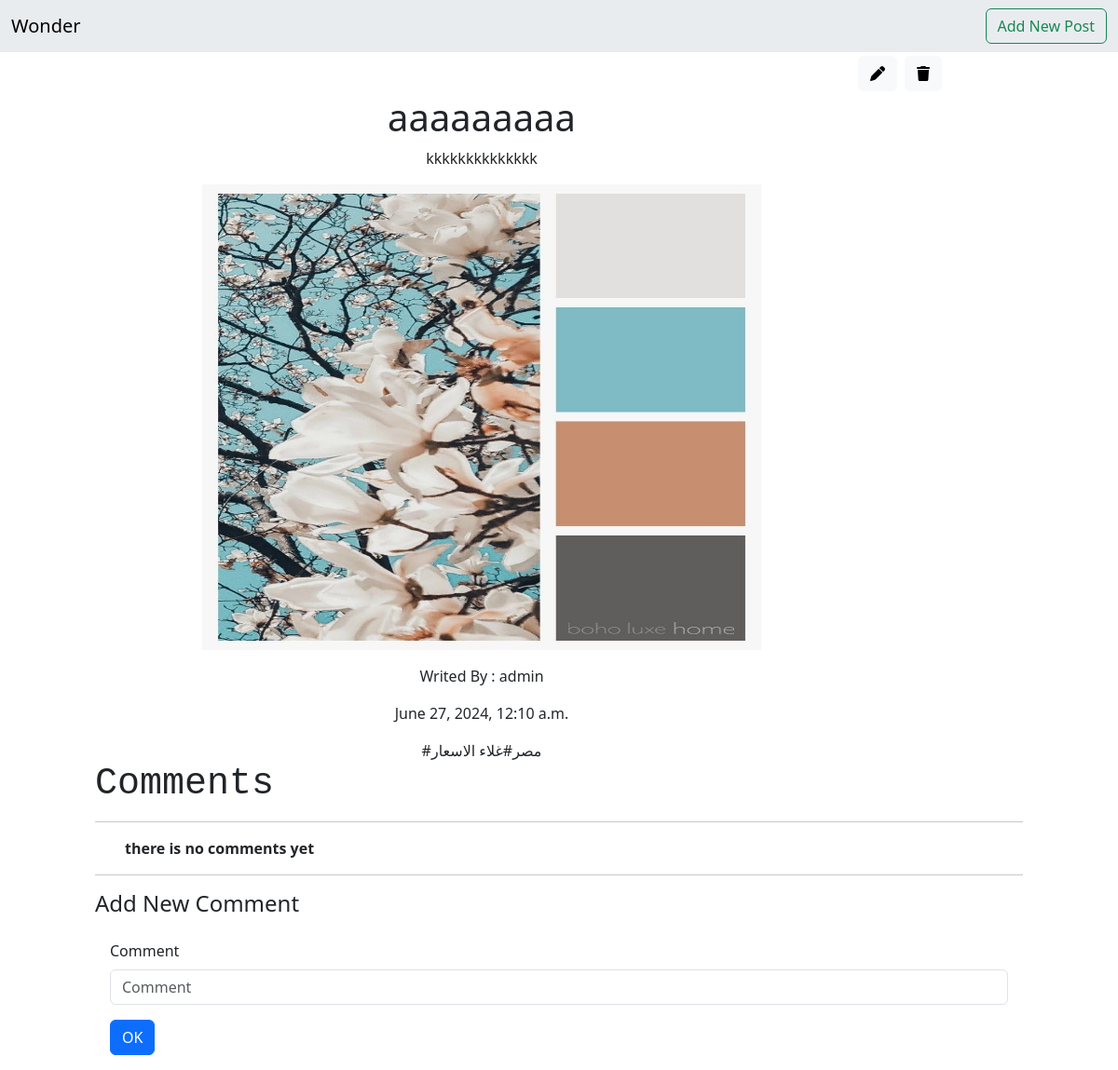
/DJblog/8 (signed in), run on the app's committed database.
### DJblog/models.py (models this page shows, shortened)
class Post(models.Model):
    title = models.CharField(max_length=100)
    content = models.TextField(max_length=20000)
    writer = models.ForeignKey(User,related_name='post_writer',on_delete=models.SET_NULL,null=True,blank=True)
    drafted = models.BooleanField(default=True)
    tags = TaggableManager()
    created_at = models.DateTimeField(default=timezone.now)
    image = models.ImageField(upload_to="posts_images")

### DJblog/views.py (the view)
# urls.py: path('<int:post_id>',post_detail),
@login_required(login_url='/login')
def post_detail(request,post_id):
    post = Post.objects.get(id=post_id)
    post_comments = Comment.objects.filter(post=post)
    if request.method == 'POST':
        form = CommentForm(request.POST)
        if form.is_valid():
            myform = form.save(commit=False)
            myform.comment_writer = request.user
            myform.post = post
            myform = form.save()
    else:
        form = CommentForm()
    return render(request,'DJblog/post_detail.html',{'post':post,'post_comments':post_comments,'form':form})

### DJblog/forms.py
class CommentForm(forms.ModelForm):
    class Meta :
        model = Comment
        fields = ['comment']

### DJblog/templates/DJblog/post_detail.html (shortened to what this page needs)
{% load django_bootstrap5 %}
{% load static %}
<!doctype html>
<html lang="en">
  <head>
    <link href="https://cdn.jsdelivr.net/npm/bootstrap@5.3.3/dist/css/bootstrap.min.css" rel="stylesheet">
    <link href="{% static 'fontawesomefree/css/fontawesome.css' %}" rel="stylesheet" type="text/css">
    <link href="{% static 'fontawesomefree/css/brands.css' %}" rel="stylesheet" type="text/css">
    <link href="{% static 'fontawesomefree/css/solid.css' %}" rel="stylesheet" type="text/css">
  </head>
  <body>
    <nav class="navbar bg-body-secondary">
        <div class="container-fluid">
          <a href='/DJblog/' class="navbar-brand">Wonder</a>
          <form class="d-flex" role="search">
            <a href='/DJblog/new' class="btn btn-outline-success">Add New Post</a>
          </form>
        </div>
      </nav>
      <div class='row d-flex justify-content-center'>
        <div class='col-lg-10'>
        <div class='col-lg-11 d-flex justify-content-end'>
            <a href='/DJblog/{{post.id}}/edit' class="btn btn-light m-1"><i class="fa-solid fa-pen"></i></a>
            <a href='/DJblog/{{post.id}}/delete' class="btn btn-light m-1 " ><i class="fa-solid fa-trash"></i></a>
        </div>
  <div class='col-lg-10'>
    <h1 class="d-flex justify-content-center">{{post.title}}</h1>
    <p class="d-flex justify-content-center">{{post.content}}</p>
    <div class="d-flex justify-content-center">
      <img  src="{{post.image.url}}" enctype='multipart/form-data' style="width: 600px;height:500px;">
    </div>
    <p class="d-flex justify-content-center mt-3">Writed By : {{post.writer}}</p>
    <p class="d-flex justify-content-center">{{post.created_at}}</p>
    <div class="d-flex justify-content-center">
    {% for tag in post.tags.all %}
        <span >#{{tag}}</span>
    {% endfor %}
  </div>
</div>
        <h1 class="d-flex justify-content-start font-monospace">Comments</h1>
        <hr>
        <ul>
          {% if post_comments %}
        {% for comment in post_comments %}
            <li>
                <p>"{{comment.comment}}" ({{comment.comment_writer}} - |{{comment.created_at}}|)
                  <a href='/DJblog/{{post.id}}/edit_comment/{{comment.id}}'><i class="fa-solid fa-pen-to-square ms-5"></i></a>
                  <a href='/DJblog/{{post.id}}/delete_comment/{{comment.id}}'><i class="fa-solid fa-trash fa-sm mx-1"></i></a>
                </p>
            </li>
        {% endfor %}
        {% else %}
        <strong>there is no comments yet</strong>
        {% endif %}
        </ul>
        <hr>
        <h4>Add New Comment</h4>
        <form method="post" enctype="multipart/form-data" class="mx-3 py-3">
            {% bootstrap_form form %}
            {% bootstrap_button button_type="submit" content="OK" %}
        </form>
        </div>
    </div>
  </body>
</html>

### data on the page
Post: title "aaaaaaaaa", content "kkkkkkkkkkkkkk", image (picture), writer "admin", created_at "June 27, 2024, 12:10 a.m."
Tag: name "غلاء الاسعار"
Tag: name "مصر"
